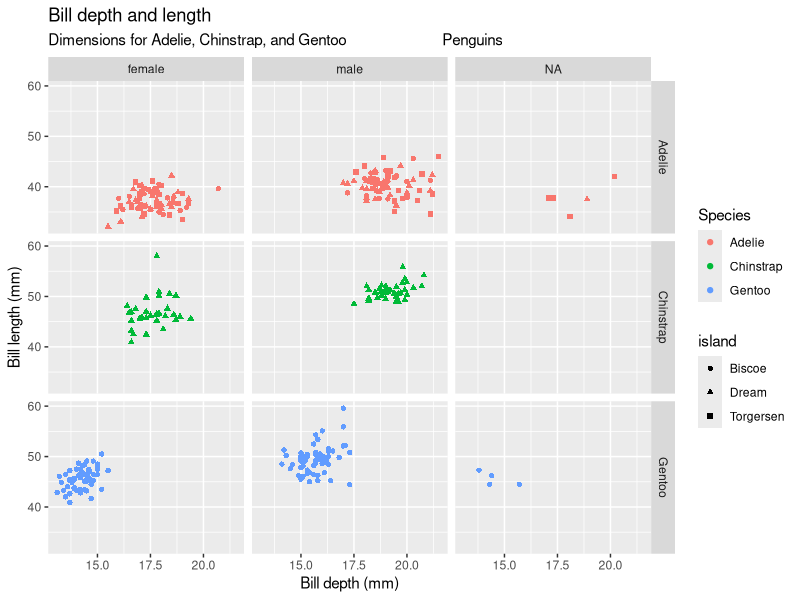

The R script that drew this image:
## ---- chunk 1
library(palmerpenguins)
library(tidyverse)
ggplot(penguins, 
       aes(x = bill_depth_mm, y = bill_length_mm,
       colour = species,
       shape=island)) +
  geom_point() +
  labs(title = "Bill depth and length",
       subtitle = "Dimensions for Adelie, Chinstrap, and Gentoo                        Penguins",
       x = "Bill depth (mm)",
       y = "Bill length (mm)",
       colour = "Species")+
       facet_grid(species ~ sex)
